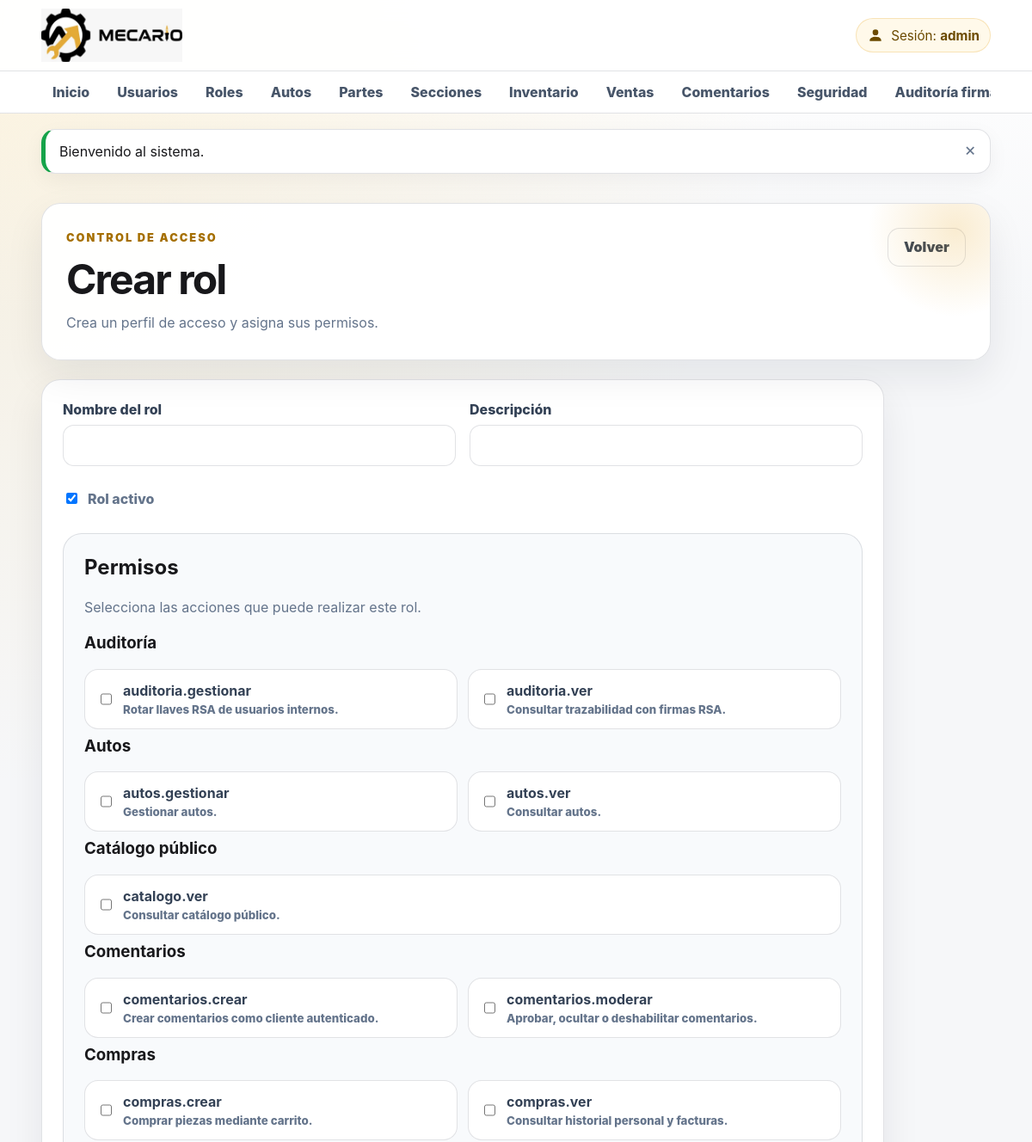
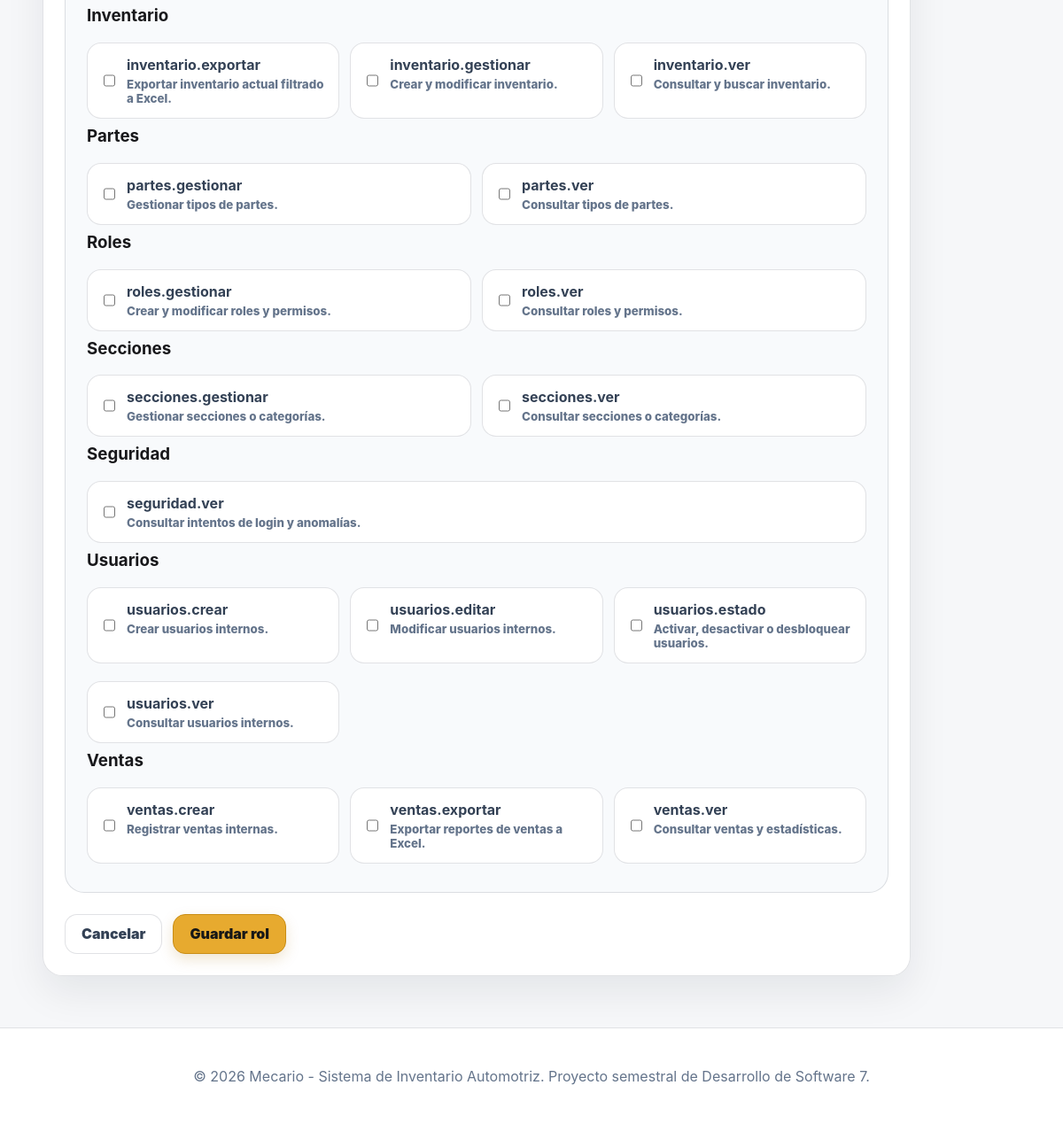
Screenshot of /public/roles/crear (signed in) with the database file from the repository (2 pictures, top to bottom).
### tables this page shows
CREATE TABLE IF NOT EXISTS permisos (
    id_permiso INT UNSIGNED AUTO_INCREMENT PRIMARY KEY,
    codigo VARCHAR(100) NOT NULL UNIQUE,
    modulo VARCHAR(80) NOT NULL,
    accion VARCHAR(50) NOT NULL,
    descripcion VARCHAR(255) NULL,
    activo TINYINT(1) NOT NULL DEFAULT 1,
    fecha_creacion DATETIME NOT NULL DEFAULT CURRENT_TIMESTAMP,
    CONSTRAINT chk_permiso_activo CHECK (activo IN (0,1))
);

### app/Controllers/RolController.php (called while the page is built, shortened)
<?php
final class RolController
{
    private Rol $roles;
    public function __construct()
    {
        $this->roles = new Rol();
    }
    public function crear(): void
    {
        View::renderizar('roles/crear', [
            'titulo' => 'Crear rol',
            'rol' => ['id' => null, 'nombre' => '', 'descripcion' => '', 'activo' => 1],
            'permisos' => $this->roles->listarPermisosActivos(),
            'permisosSeleccionados' => [],
            'errores' => [],
        ]);
    }
}

### public/index.php (called while the page is built, shortened)
<?php
$router = new Router();
$router->despachar();

### app/Helpers/Url.php (called while the page is built, shortened)
<?php
final class Url
{
    public static function base(): string
    {
        $script = str_replace(
            '\\',
            '/',
            $_SERVER['SCRIPT_NAME'] ?? '/public/index.php'
        );
        $base = rtrim(dirname($script), '/');
        return $base === '.' ? '' : $base;
    }
    public static function ruta(string $ruta = '/'): string
    {
        $ruta = '/' . ltrim($ruta, '/');
        return self::base() . ($ruta === '//' ? '/' : $ruta);
    }
}

### app/Helpers/Sanitizer.php (called while the page is built, shortened)
<?php
final class Sanitizer
{
    public static function html(mixed $valor): string
    {
        return htmlspecialchars(
            (string) $valor,
            ENT_QUOTES | ENT_SUBSTITUTE,
            'UTF-8'
        );
    }
}

### app/Core/Database.php (called while the page is built, shortened)
<?php
final class Database
{
    private PDO $conexion;
    private function __construct()
    {
        $config = require dirname(__DIR__, 2) . '/config/config.php';
        $db = $config['database'];
        $dsn = sprintf(
            'mysql:host=%s;port=%s;dbname=%s;charset=%s',
            $db['host'],
            $db['port'],
            $db['name'],
            $db['charset']
        );
        try {
            $this->conexion = new PDO(
                $dsn,
                $db['user'],
                $db['password'],
                [
                    PDO::ATTR_ERRMODE => PDO::ERRMODE_EXCEPTION,
                    PDO::ATTR_DEFAULT_FETCH_MODE => PDO::FETCH_ASSOC,
                    PDO::ATTR_EMULATE_PREPARES => false,
                ]
            );
        } catch (PDOException $exception) {
            throw new RuntimeException(
                'No se pudo conectar con la base de datos.',
                0,
                $exception
            );
        }
    }
    public function consultar(string $sql, array $parametros = []): PDOStatement
    {
        $sentencia = $this->conexion->prepare($sql);
        $sentencia->execute($parametros);
        return $sentencia;
    }
    public function consultarTodos(string $sql, array $parametros = []): array
    {
        return $this->consultar($sql, $parametros)->fetchAll();
    }
}

### app/Models/Rol.php (called while the page is built, shortened)
<?php
final class Rol
{
    private Database $db;
    public function __construct()
    {
        $this->db = Database::getInstancia();
    }
    public function listarPermisosActivos(): array
    {
        return $this->db->consultarTodos(
            'SELECT
                id_permiso AS id,
                codigo AS clave,
                codigo AS nombre,
                modulo,
                accion,
                descripcion
            FROM permisos
            WHERE activo = 1
            ORDER BY modulo, accion'
        );
    }
}

### app/Views/roles/formulario.php (the view, shortened to what this page needs)
<?php use App\Helpers\Csrf; use App\Helpers\Sanitizer; use App\Helpers\Url; $rol=$rol??[]; $permisos=$permisos??[]; $permisosSeleccionados=array_map('intval',$permisosSeleccionados??[]); $errores=$errores??[]; $modo=$modo??'crear'; $action=$action??'/roles/guardar'; $grupos=[]; foreach($permisos as $permiso){ $grupos[$permiso['modulo'] ?? 'General'][]=$permiso; } ?>
<form class="card form-wide" method="POST" action="<?= Sanitizer::html(Url::ruta($action)) ?>"><?= Csrf::campo() ?><div class="form-grid"><div class="form-group"><label>Nombre del rol</label><input name="nombre" required value="<?= Sanitizer::html($rol['nombre'] ?? '') ?>"></div><div class="form-group"><label>Descripción</label><input name="descripcion" value="<?= Sanitizer::html($rol['descripcion'] ?? '') ?>"></div></div><label class="check-line"><input type="checkbox" name="activo" value="1" <?= (int)($rol['activo'] ?? 1)===1?'checked':'' ?>> Rol activo</label><section class="inner-panel"><h2>Permisos</h2><p class="muted">Selecciona las acciones que puede realizar este rol.</p><?php foreach($grupos as $grupo=>$items): ?><h3><?= Sanitizer::html($grupo) ?></h3><div class="checkbox-grid"><?php foreach($items as $permiso): ?><label class="option-card"><input type="checkbox" name="permisos[]" value="<?= (int)$permiso['id'] ?>" <?= in_array((int)$permiso['id'],$permisosSeleccionados,true)?'checked':'' ?>><span><strong><?= Sanitizer::html($permiso['clave']) ?></strong><small><?= Sanitizer::html($permiso['descripcion'] ?? '') ?></small></span></label><?php endforeach; ?></div><?php endforeach; ?></section><div class="form-actions"><a class="btn btn-secundario" href="<?= Sanitizer::html(Url::ruta('/roles')) ?>">Cancelar</a><button class="btn" type="submit"><?= $modo==='crear'?'Guardar rol':'Actualizar rol' ?></button></div></form>

### app/Core/Router.php (shortened to what this page needs)
<?php
final class Router
{
    private array $rutas = [];
    private function agregar(
        string $metodo,
        string $ruta,
        callable|array $accion
    ): void {
        $this->rutas[$metodo][] = [
            'ruta' => $this->normalizar($ruta),
            'accion' => $accion,
        ];
    }
    public function despachar(): void
    {
        $metodo = strtoupper($_SERVER['REQUEST_METHOD'] ?? 'GET');
        $rutaActual = $this->obtenerRutaActual();
        foreach ($this->rutas[$metodo] ?? [] as $rutaRegistrada) {
            $parametros = $this->coincide(
                $rutaRegistrada['ruta'],
                $rutaActual
            );
            if ($parametros !== false) {
                $this->ejecutarAccion(
                    $rutaRegistrada['accion'],
                    $parametros
                );
                return;
            }
        }
    }
    private function obtenerRutaActual(): string
    {
        $uri = parse_url(
            $_SERVER['REQUEST_URI'] ?? '/',
            PHP_URL_PATH
        ) ?: '/';
        $base = dirname($_SERVER['SCRIPT_NAME'] ?? '');
        if (
            $base !== ''
            && $base !== '/'
            && str_starts_with($uri, $base)
        ) {
            $uri = substr($uri, strlen($base));
        }
        return $this->normalizar($uri);
    }
    private function normalizar(string $ruta): string
    {
        $ruta = '/' . trim($ruta, '/');
        return $ruta === '//' ? '/' : $ruta;
    }
    private function coincide(
        string $rutaRegistrada,
        string $rutaActual
    ): array|false {
        $patron = preg_replace(
            '#\{[a-zA-Z_][a-zA-Z0-9_]*\}#',
            '([^/]+)',
            $rutaRegistrada
        );
        if (!preg_match('#^' . $patron . '$#', $rutaActual, $coincidencias)) {
            return false;
        }
        array_shift($coincidencias);
        return $coincidencias;
    }
    private function ejecutarAccion(
        callable|array $accion,
        array $parametros
    ): void {
        if (
            is_array($accion)
            && isset($accion[0], $accion[1])
            && is_string($accion[0])
        ) {
            $controlador = new $accion[0]();
            $metodo = $accion[1];
            $controlador->{$metodo}(...$parametros);
            return;
        }
    }
}

### public/assets/css/style.css (style rules this page uses)
:root { --bg: #f6f7f9; --bg-2: #ffffff; --panel: #ffffff; --panel-2: #f8fafc; --text: #18181b; --muted: #64748b; --line: rgba(15, 23, 42, .12); --yellow: #e7aa2f; --yellow-2: #f5c451; --yellow-soft: rgba(231, 170, 47, .13); --white: #18181b; --success: #16a34a; --danger: #dc2626; --warning: #d97706; --shadow: 0 18px 45px rgba(15, 23, 42, .08); --radius: 22px; }
* { box-sizing: border-box; }
html { scroll-behavior: smooth; }
body { margin: 0; min-height: 100vh; font-family: Inter, Segoe UI, Arial, Helvetica, sans-serif; color: var(--text); background: radial-gradient(circle at top left, rgba(245,196,81,.18), transparent 32%), linear-gradient(180deg, #ffffff 0, var(--bg) 360px); }
a { color: inherit; text-decoration: none; }
button, input, select, textarea { font: inherit; }
.hero, .module-hero, .card, .stat-card, .inner-panel { background: rgba(255,255,255,.96); border: 1px solid var(--line); border-radius: var(--radius); box-shadow: var(--shadow); }
.hero-acciones, .action-row, .form-actions { display: flex; flex-wrap: wrap; gap: 12px; align-items: center; margin-top: 24px; }
.btn { display: inline-flex; align-items: center; justify-content: center; gap: 8px; min-height: 44px; padding: 12px 18px; border: 1px solid #c98d16; border-radius: 14px; background-color: #e7aa2f; background-image: none; color: #171717; font-weight: 900; line-height: 1.2; cursor: pointer; box-shadow: 0 6px 16px rgba(165,111,0,.18); position: static; z-index: auto; opacity: 1; visibility: visible; text-decoration: none; filter: none; transform: none; transition: none; }
.btn-secundario, .btn-soft { background: #ffffff; color: #334155; border: 1px solid var(--line); box-shadow: none; }
.card, .stat-card, .inner-panel { padding: 24px; }
.card h1, .card h2, .card h3 { margin-top: 0; }
.muted { color: var(--muted); line-height: 1.65; }
.form-wide { max-width: 980px; }
.form-grid, .filter-form { display: grid; grid-template-columns: repeat(auto-fit, minmax(240px, 1fr)); gap: 16px; align-items: end; }
.form-group { margin-bottom: 16px; }
label { display: block; margin-bottom: 8px; color: #334155; font-weight: 850; }
input, select, textarea { width: 100%; padding: 13px 14px; border: 1px solid var(--line); border-radius: 13px; outline: none; background: #ffffff; color: var(--text); }
.check-line { display: inline-flex; align-items: center; gap: 9px; margin: 12px 0; color: var(--muted); }
.check-line input, .option-card input { width: auto; }
.inner-panel { margin-top: 18px; box-shadow: none; background: #f8fafc; }
.checkbox-grid { display: grid; grid-template-columns: repeat(auto-fit, minmax(250px, 1fr)); gap: 12px; margin-top: 14px; }
.option-card { display: flex; gap: 10px; padding: 14px; border: 1px solid var(--line); border-radius: 16px; background: #ffffff; cursor: pointer; }
.option-card small { display: block; color: var(--muted); margin-top: 4px; }

### rows the page displays
permisos: codigo "auditoria.gestionar", descripcion "Rotar llaves RSA de usuarios internos."
permisos: codigo "auditoria.ver", descripcion "Consultar trazabilidad con firmas RSA."
permisos: codigo "autos.gestionar", descripcion "Gestionar autos."
permisos: codigo "autos.ver", descripcion "Consultar autos."
permisos: codigo "catalogo.ver", descripcion "Consultar catálogo público."
permisos: codigo "comentarios.crear", descripcion "Crear comentarios como cliente autenticado."
permisos: codigo "comentarios.moderar", descripcion "Aprobar, ocultar o deshabilitar comentarios."
permisos: codigo "compras.crear", descripcion "Comprar piezas mediante carrito."
permisos: codigo "compras.ver", descripcion "Consultar historial personal y facturas."
permisos: codigo "inventario.exportar", descripcion "Exportar inventario actual filtrado a Excel."
permisos: codigo "inventario.gestionar", descripcion "Crear y modificar inventario."
permisos: codigo "inventario.ver", descripcion "Consultar y buscar inventario."
permisos: codigo "partes.gestionar", descripcion "Gestionar tipos de partes."
permisos: codigo "partes.ver", descripcion "Consultar tipos de partes."
permisos: codigo "roles.gestionar", descripcion "Crear y modificar roles y permisos."
permisos: codigo "roles.ver", descripcion "Consultar roles y permisos."
permisos: codigo "secciones.gestionar", descripcion "Gestionar secciones o categorías."
permisos: codigo "secciones.ver", descripcion "Consultar secciones o categorías."
permisos: codigo "seguridad.ver", descripcion "Consultar intentos de login y anomalías."
permisos: codigo "usuarios.crear", descripcion "Crear usuarios internos."
permisos: codigo "usuarios.editar", descripcion "Modificar usuarios internos."
permisos: codigo "usuarios.estado", descripcion "Activar, desactivar o desbloquear usuarios."
permisos: codigo "usuarios.ver", descripcion "Consultar usuarios internos."
permisos: codigo "ventas.crear", descripcion "Registrar ventas internas."
permisos: codigo "ventas.exportar", descripcion "Exportar reportes de ventas a Excel."
permisos: codigo "ventas.ver", descripcion "Consultar ventas y estadísticas."

### other values shown
Sanitizer::html($mensaje['texto'] ?? '') "Bienvenido al sistema."
Sanitizer::html($grupo) "Auditoría"
Sanitizer::html($grupo) "Autos"
Sanitizer::html($grupo) "Catálogo público"
Sanitizer::html($grupo) "Comentarios"
Sanitizer::html($grupo) "Compras"
Sanitizer::html($grupo) "Inventario"
Sanitizer::html($grupo) "Partes"
Sanitizer::html($grupo) "Roles"
Sanitizer::html($grupo) "Secciones"
Sanitizer::html($grupo) "Seguridad"
Sanitizer::html($grupo) "Usuarios"
Sanitizer::html($grupo) "Ventas"
